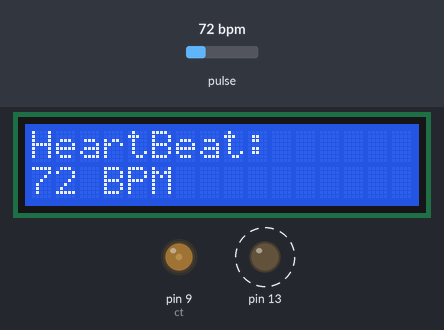
Recording of a sketch running on a simulated Arduino Uno, built with avr-gcc and run on an emulated ATmega328P. Shown: 16×2 character LCD, output pins drawn as LEDs (lit = HIGH). Dashed ring = blinking. Inputs (shaded band) come from the test bench; at power-on: pulse 72 bpm.

Above: at 1.4 s.
1.5 s: pulse set to 42 bpm
At 2.9 s:
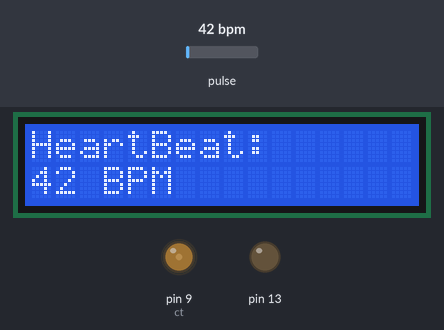
3.9 s: pulse set to 100 bpm
At 4.44 s:
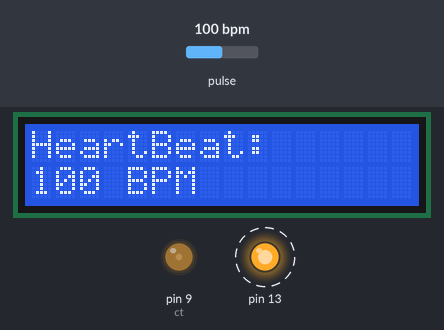
5.8 s: pulse set to 70 bpm
At 7.1 s:
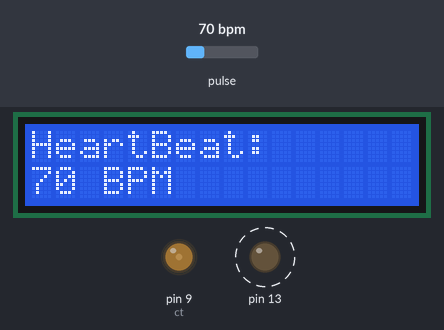
Timing chart, 0 to 14.1 s (numbered marks = the images above; inputs shaded):
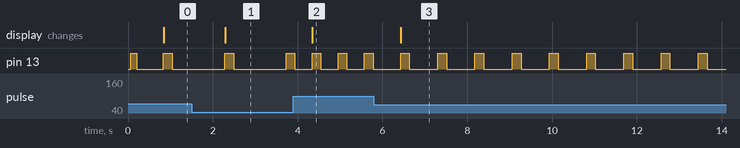

Measured:
- after the input at 1.5 s, the display: changes after 0.79 s (image 1)
- after the input at 3.9 s, the display: changes after 0.45 s (image 2)
- after the input at 5.8 s, pin 13: alternates HIGH for 0.21 s and LOW for 0.67 s, starting after 0.63 s; the display: changes after 0.63 s (image 3)

The sketch:

project_code.ino
```cpp
#define USE_ARDUINO_INTERRUPTS true // Set-up low-level interrupts for most acurate BPM math.
#include <PulseSensorPlayground.h> // Includes the PulseSensorPlayground Library.
#include <Wire.h>
#include<LiquidCrystal.h>
 // F Malpartida's NewLiquidCrystal library
const int rs = 12, en = 11, d4 = 5, d5 = 4, d6 = 3, d7 = 2, ct=9;
LiquidCrystal lcd(rs, en, d4, d5, d6, d7);

// Variables
const int PulseWire = 0; // PulseSensor PURPLE WIRE connected to ANALOG PIN 0
const int LED13 = 13; // The on-board Arduino LED, close to PIN 13.
int Threshold = 550; // Determine which Signal to "count as a beat" and which to ignore.
// Use the "Gettting Started Project" to fine-tune Threshold Value beyond default setting.
// Otherwise leave the default "550" value.

PulseSensorPlayground pulseSensor; // Creates an instance of the PulseSensorPlayground object called "pulseSensor"
void setup() {

 analogWrite(ct,50);
lcd.begin(16, 2);
// Configure the PulseSensor object, by assigning our variables to it.
pulseSensor.analogInput(PulseWire);
pulseSensor.blinkOnPulse(LED13); //auto-magically blink Arduino's LED with heartbeat.
pulseSensor.setThreshold(Threshold);

// Double-check the "pulseSensor" object was created and "began" seeing a signal.
if (pulseSensor.begin()) {
Serial.println("We created a pulseSensor Object !"); //This prints one time at Arduino power-up, or on Arduino reset.
lcd.print("Heart Rate");
lcd.setCursor(0,1);
lcd.print("Monitor");
}
}

void loop() {

int myBPM = pulseSensor.getBeatsPerMinute(); // Calls function on our pulseSensor object that returns BPM as an "int".
// "myBPM" hold this BPM value now.
if (pulseSensor.sawStartOfBeat()) {
  lcd.clear();
lcd.setCursor(0, 0);
lcd.print("HeartBeat: "); // If test is "true", print a message "a heartbeat happened".
lcd.setCursor(0,1);
lcd.print(myBPM);
lcd.print(" BPM");
}
delay(20); // considered best practice in a simple sketch.
}
```
